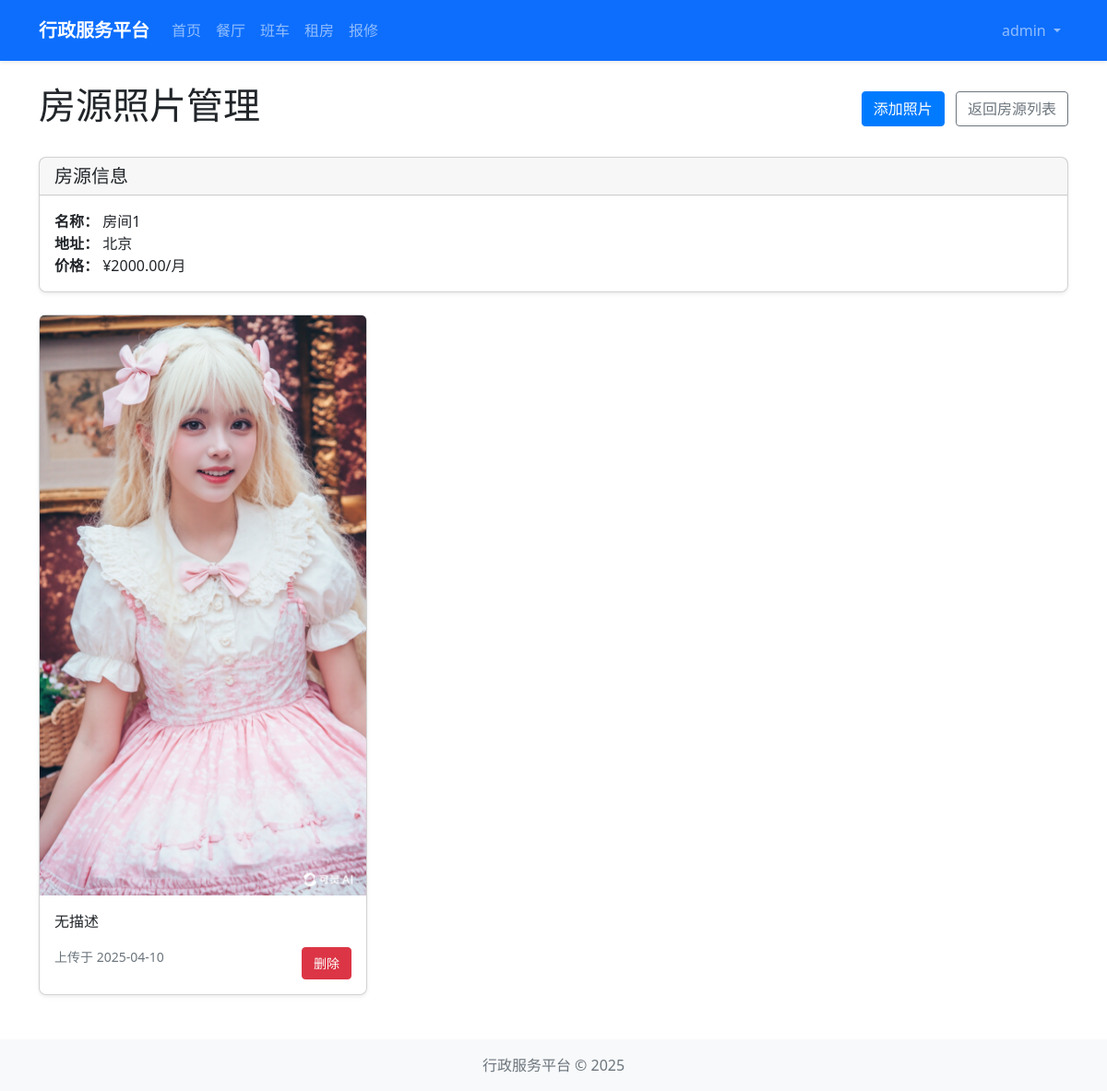
The page /housing/admin/photos/1 (signed in) on the database its author committed.
### models/user.py (models this page shows, shortened)
class User(UserMixin, db.Model):
    __tablename__ = 'users'
    id = db.Column(db.Integer, primary_key=True)
    username = db.Column(db.String(64), unique=True, nullable=False)
    email = db.Column(db.String(120), unique=True, nullable=False)
    password_hash = db.Column(db.String(128))
    role = db.Column(db.String(20), default='user')  # 'admin' or 'user'
    created_at = db.Column(db.DateTime, default=datetime.utcnow)
    def is_admin(self):
        return self.role == 'admin'

### models/housing.py (models this page shows, shortened)
class Housing(db.Model):
    __tablename__ = 'housing'
    id = db.Column(db.Integer, primary_key=True)
    name = db.Column(db.String(100), nullable=False)
    address = db.Column(db.String(200), nullable=False)
    type = db.Column(db.String(50))  # apartment, dormitory, house, etc.
    area = db.Column(db.Float)  # 面积，单位平方米
    floor = db.Column(db.Integer)
    rooms = db.Column(db.Integer)  # 房间数
    price = db.Column(db.Float, nullable=False)
    deposit = db.Column(db.Float)
    is_furnished = db.Column(db.Boolean, default=False)
    facilities = db.Column(db.Text)  # 设施，以逗号分隔
    description = db.Column(db.Text)
    status = db.Column(db.String(20), default='available')  # available, occupied, maintenance
    created_at = db.Column(db.DateTime, default=datetime.utcnow)
    photos = db.relationship('HousingPhoto', backref='housing', lazy=True, cascade='all, delete-orphan')

class HousingPhoto(db.Model):
    __tablename__ = 'housing_photos'
    id = db.Column(db.Integer, primary_key=True)
    housing_id = db.Column(db.Integer, db.ForeignKey('housing.id', ondelete='CASCADE'), nullable=False)
    file_path = db.Column(db.String(255), nullable=False)
    description = db.Column(db.String(255))
    created_at = db.Column(db.DateTime, default=datetime.utcnow)

### routes/housing.py (the view)
@housing_bp.route('/admin/photos/<int:housing_id>')
@login_required
def manage_photos(housing_id):
    if not current_user.is_admin():
        abort(403)
    housing = Housing.query.get_or_404(housing_id)
    form = FlaskForm()
    return render_template('housing/admin/photos.html', housing=housing, form=form)

### extensions.py (called while the page is built)
def init_extensions(app):
    db.init_app(app)
    login_manager.init_app(app)
    csrf.init_app(app)
    login_manager.login_view = 'auth.login'
    from models.user import User
    @login_manager.user_loader
    def load_user(user_id):
        return User.query.get(int(user_id))

### templates/housing/admin/photos.html (shortened to what this page needs)
{% extends "layout.html" %}
{% block content %}
<div class="row">
    <div class="col-12">
        <div class="d-flex justify-content-between align-items-center mb-4">
            <h1>房源照片管理</h1>
            <div>
                <a href="{{ url_for('housing.add_photo', housing_id=housing.id) }}" class="btn btn-primary">添加照片</a>
                <a href="{{ url_for('housing.admin') }}" class="btn btn-outline-secondary ms-2">返回房源列表</a>
            </div>
        </div>
        <div class="card mb-4">
            <div class="card-header">
                <h5 class="card-title mb-0">房源信息</h5>
            </div>
            <div class="card-body">
                <p class="mb-0"><strong>名称：</strong> {{ housing.name }}</p>
                <p class="mb-0"><strong>地址：</strong> {{ housing.address }}</p>
                <p class="mb-0"><strong>价格：</strong> ¥{{ "%.2f"|format(housing.price) }}/月</p>
            </div>
        </div>
        {% if housing.photos %}
            <div class="row">
                {% for photo in housing.photos %}
                    <div class="col-md-4 mb-4">
                        <div class="card">
                            <img src="{{ url_for('static', filename=photo.file_path) }}" class="card-img-top" alt="{{ photo.description or housing.name }}">
                            <div class="card-body">
                                <p class="card-text">{{ photo.description or '无描述' }}</p>
                                <div class="d-flex justify-content-between">
                                    <small class="text-muted">上传于 {{ photo.created_at.strftime('%Y-%m-%d') }}</small>
                                    <form method="post" action="{{ url_for('housing.delete_photo', id=photo.id) }}" onsubmit="return confirm('确定要删除这张照片吗？');">
                                        <button type="submit" class="btn btn-sm btn-danger">删除</button>
                                    </form>
                                </div>
                            </div>
                        </div>
                    </div>
                {% endfor %}
            </div>
        {% else %}
            <div class="alert alert-info">
                该房源还没有照片。请点击"添加照片"按钮上传第一张照片。
            </div>
        {% endif %}
    </div>
</div>
{% endblock %}

### templates/layout.html (shortened to what this page needs)
<!DOCTYPE html>
<html lang="zh-CN">
<head>
    <link href="https://cdn.jsdelivr.net/npm/bootstrap@5.2.3/dist/css/bootstrap.min.css" rel="stylesheet">
    <link rel="stylesheet" href="{{ url_for('static', filename='css/style.css') }}">
</head>
<body>
    <nav class="navbar navbar-expand-lg navbar-dark bg-primary">
        <div class="container">
            <a class="navbar-brand" href="{{ url_for('main.index') }}">行政服务平台</a>
            <div class="collapse navbar-collapse" id="navbarSupportedContent">
                <ul class="navbar-nav me-auto mb-2 mb-lg-0">
                    <li class="nav-item">
                        <a class="nav-link" href="{{ url_for('main.index') }}">首页</a>
                    </li>
                    <li class="nav-item">
                        <a class="nav-link" href="{{ url_for('restaurant.index') }}">餐厅</a>
                    </li>
                    <li class="nav-item">
                        <a class="nav-link" href="{{ url_for('shuttle.index') }}">班车</a>
                    </li>
                    <li class="nav-item">
                        <a class="nav-link" href="{{ url_for('housing.index') }}">租房</a>
                    </li>
                    <li class="nav-item">
                        <a class="nav-link" href="{{ url_for('repair.index') }}">报修</a>
                    </li>
                </ul>
                <ul class="navbar-nav ms-auto">
                    {% if current_user.is_authenticated %}
                        <li class="nav-item dropdown">
                            <a class="nav-link dropdown-toggle" href="#" id="navbarDropdown" role="button" data-bs-toggle="dropdown" aria-expanded="false">
                                {{ current_user.username }}
                            </a>
                        </li>
                    {% endif %}
                </ul>
            </div>
        </div>
    </nav>
    <main class="container mt-4 mb-4">
        {% block content %}{% endblock %}
    </main>
    <footer class="footer bg-light py-3 mt-auto">
        <div class="container text-center">
            <span class="text-muted">行政服务平台 &copy; {{ now.year }}</span>
        </div>
    </footer>
</body>
</html>

### static/css/style.css (style rules this page uses)
body { display: flex; flex-direction: column; min-height: 100vh; }
main { flex: 1; }
.footer { margin-top: auto; }
.card { border-radius: 0.5rem; box-shadow: 0 0.125rem 0.25rem rgba(0, 0, 0, 0.075); transition: all 0.3s ease; }
.btn { border-radius: 0.25rem; padding: 0.375rem 0.75rem; font-weight: 500; }
.btn-primary { background-color: #007bff; border-color: #007bff; }
.navbar { padding: 0.8rem 1rem; box-shadow: 0 0.125rem 0.25rem rgba(0, 0, 0, 0.075); }
.navbar-brand { font-weight: 600; font-size: 1.25rem; }

### rows shown on the page
User: username "admin"
Housing: name "房间1", address "北京", price "2000.00"
HousingPhoto: file_path (picture), description "无描述", created_at "2025-04-10"
